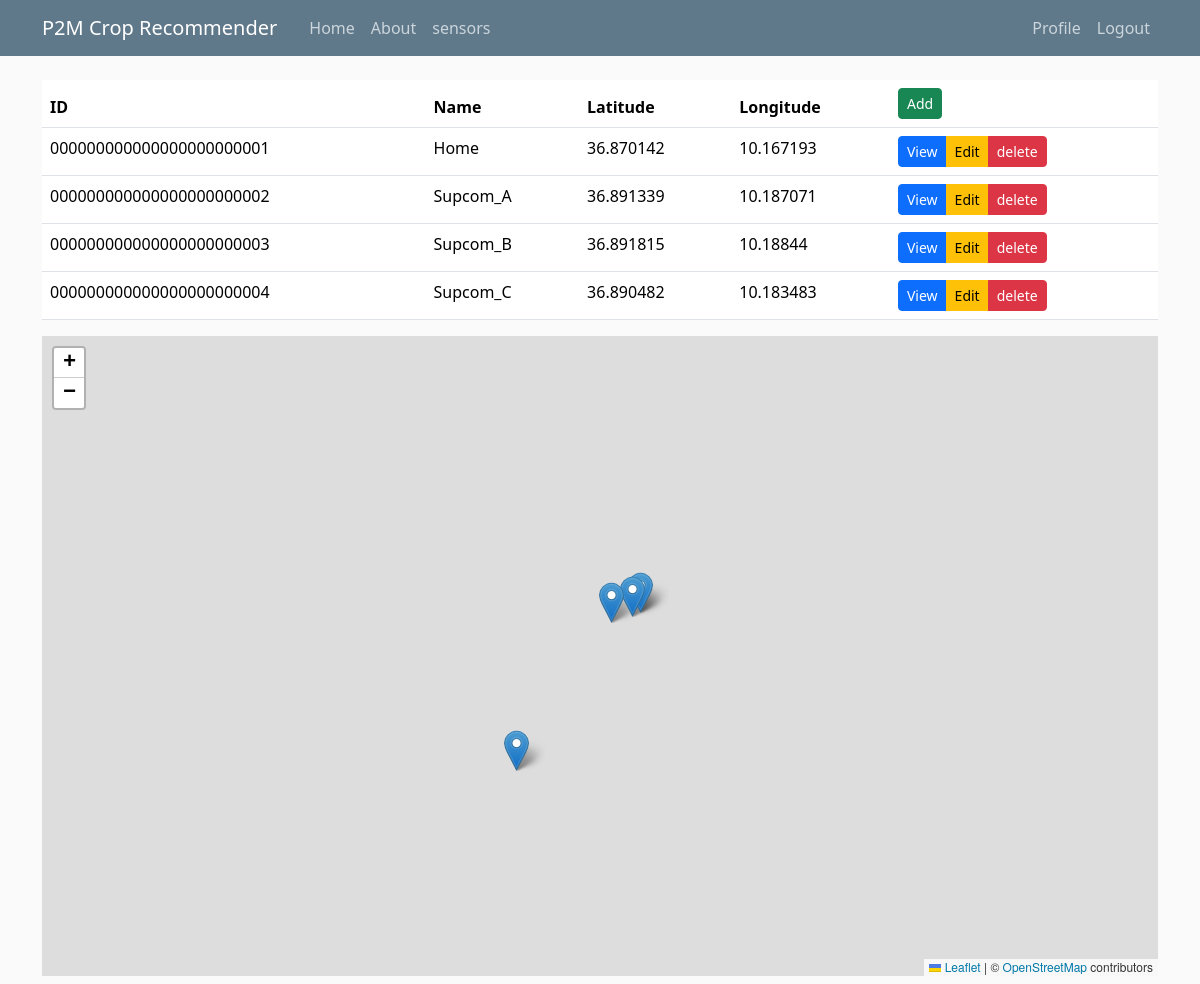
The page /sensors_list/ (signed in) on the database its author committed.
### P2M/models.py (models this page shows, shortened)
class Sensor(models.Model):
    id = models.CharField(primary_key=True, max_length=24)
    name = models.CharField(max_length=256)
    latitude = models.FloatField()
    longitude = models.FloatField()
    user = models.ForeignKey(User, on_delete=models.CASCADE)

### P2M/views.py (the view)
# urls.py: path('sensors_list/', SensorListView.as_view(), name='sensors'),
@method_decorator(login_required, name='dispatch')
class SensorListView(ListView):
    model = Sensor
    context_object_name = 'sensors'
    def get_queryset(self):
        return Sensor.objects.filter(user=self.request.user)
    def get_context_data(self, **kwargs):
        context = super().get_context_data(**kwargs)
        sensors_data = list(self.get_queryset().values('id', 'name', 'latitude', 'longitude'))
        context['sensors_json'] = json.dumps(sensors_data)
        return context

### P2M/templates/P2M/sensor_list.html (shortened to what this page needs)
{% extends "P2M/Base.html" %} {% load static %} {% block CSS %}
<link
  rel="stylesheet"
  href="https://unpkg.com/leaflet@1.9.4/dist/leaflet.css"
/>
{% endblock CSS %} {% block content %}
<table class="table">
  <thead>
    <tr>
      <th scope="col">ID</th>
      <th scope="col">Name</th>
      <th scope="col">Latitude</th>
      <th scope="col">Longitude</th>
      <th>
        <a
          class="btn btn-success btn-sm"
          href="{% url 'sensor-create' %}"
          role="button"
          >Add</a
        >
      </th>
    </tr>
  </thead>
  <tbody>
    {% for sensor in sensors %}
    <tr>
      <td>{{ sensor.id }}</td>
      <td>{{ sensor.name }}</td>
      <td>{{ sensor.latitude }}</td>
      <td>{{ sensor.longitude }}</td>
      <td>
        <div
          class="btn-group btn-group-sm"
          role="group"
          aria-label="Small button group"
        >
          <a
            class="btn btn-primary"
            href="{% url 'sensor-detail' sensor.id %}"
            role="button"
            >View</a
          >
          <a
            class="btn btn-warning"
            href="{% url 'sensor-update' sensor.id %}"
            role="button"
            >Edit</a
          >
          <a
            class="btn btn-danger"
            href="{% url 'sensor-delete' sensor.id %}"
            role="button"
            >delete</a
          >
        </div>
      </td>
    </tr>
    {% endfor %}
  </tbody>
</table>
<div class="mb-2" id="map" style="height: 80vh; width: 100%"></div>
{% endblock content %}

### P2M/templates/P2M/Base.html (shortened to what this page needs)
{% load static %}
<!DOCTYPE html>
<html lang="en">
  <head>
    <link
      href="https://cdn.jsdelivr.net/npm/bootstrap@5.3.3/dist/css/bootstrap.min.css"
      rel="stylesheet"
    />
    <link rel="stylesheet" href="{% static 'P2M/main.css' %}" />
    {% block CSS %} {% endblock CSS %}
  </head>
  <body>
    <header class="site-header">
      <nav class="navbar navbar-expand-md navbar-dark bg-steel fixed-top">
        <div class="container">
          <a class="navbar-brand me-4" href="/">P2M Crop Recommender</a>
          <div
            class="collapse navbar-collapse justify-content-between"
            id="navbarToggle"
          >
            <div class="navbar-nav">
              <a class="nav-item nav-link" href="{% url 'P2M-home' %}">Home</a>
              <a class="nav-item nav-link" href="{% url 'P2M-about' %}"
                >About</a
              >
              {% if user.is_authenticated %}
              <a class="nav-item nav-link" href="{% url 'sensors' %}"
                >sensors</a
              >
              {% endif %}
            </div>
            <div class="navbar-nav">
              {% if user.is_authenticated %}
              <a class="nav-item nav-link" href="{% url 'profile' %}"
                >Profile</a
              >
              <form action="{% url 'logout' %}" method="post">
                <button
                  type="submit"
                  class="nav-item nav-link"
                  style="
                    background: none;
                    border: none;
                    cursor: pointer;
                    text-decoration: none;
                  "
                >
                  Logout
                </button>
              </form>
              {% else %}
              <a class="nav-item nav-link" href="{% url 'login' %}">Login</a>
              <a class="nav-item nav-link" href="{% url 'register' %}"
                >Register</a
              >
              {% endif %}
            </div>
          </div>
        </div>
      </nav>
    </header>
    <main role="main" class="container">
       {% block content %}{% endblock content %}
    </main>
  </body>
</html>

### P2M/static/P2M/main.css (style rules this page uses)
body { background: #fafafa; color: #333333; margin-top: 5rem; }
.bg-steel { background-color: #5f788a; }
.site-header .navbar-nav .nav-link { color: #cbd5db; }

### rows shown on the page
Sensor: id "000000000000000000000001", name "Home", latitude "36.870142", longitude "10.167193"
Sensor: id "000000000000000000000002", name "Supcom_A", latitude "36.891339", longitude "10.187071"
Sensor: id "000000000000000000000003", name "Supcom_B", latitude "36.891815", longitude "10.18844"
Sensor: id "000000000000000000000004", name "Supcom_C", latitude "36.890482", longitude "10.183483"
